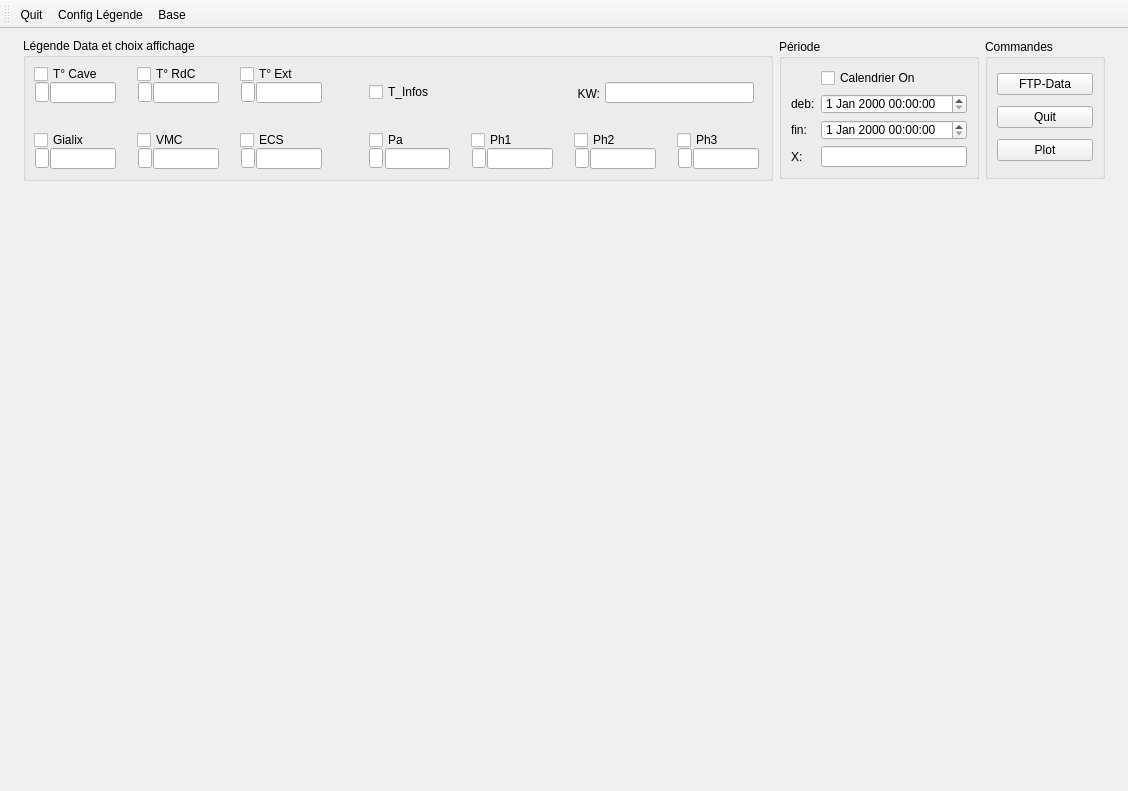
<?xml version="1.0" encoding="UTF-8"?>
<ui version="4.0">
 <class>MainWindow</class>
 <widget class="QMainWindow" name="MainWindow">
  <property name="geometry">
   <rect>
    <x>0</x>
    <y>0</y>
    <width>1128</width>
    <height>791</height>
   </rect>
  </property>
  <property name="windowTitle">
   <string>MainWindow</string>
  </property>
  <widget class="QWidget" name="centralwidget">
   <layout class="QGridLayout" name="gridLayout_4">
    <item row="0" column="0">
     <layout class="QGridLayout" name="main_gridLayout">
      <item row="0" column="0">
       <widget class="QGroupBox" name="groupBox">
        <property name="sizePolicy">
         <sizepolicy hsizetype="Minimum" vsizetype="Minimum">
          <horstretch>0</horstretch>
          <verstretch>0</verstretch>
         </sizepolicy>
        </property>
        <property name="minimumSize">
         <size>
          <width>750</width>
          <height>143</height>
         </size>
        </property>
        <property name="maximumSize">
         <size>
          <width>750</width>
          <height>143</height>
         </size>
        </property>
        <property name="title">
         <string>Légende Data et choix affichage</string>
        </property>
        <widget class="QCheckBox" name="cb_1w3">
         <property name="geometry">
          <rect>
           <x>217</x>
           <y>26</y>
           <width>62</width>
           <height>20</height>
          </rect>
         </property>
         <property name="text">
          <string>T° Ext</string>
         </property>
        </widget>
        <widget class="QCheckBox" name="cb_pa">
         <property name="geometry">
          <rect>
           <x>346</x>
           <y>92</y>
           <width>40</width>
           <height>20</height>
          </rect>
         </property>
         <property name="text">
          <string>Pa</string>
         </property>
        </widget>
        <widget class="QLineEdit" name="le_val_ph3">
         <property name="geometry">
          <rect>
           <x>670</x>
           <y>110</y>
           <width>66</width>
           <height>21</height>
          </rect>
         </property>
         <property name="readOnly">
          <bool>true</bool>
         </property>
        </widget>
        <widget class="QLineEdit" name="le_val_1w1">
         <property name="geometry">
          <rect>
           <x>27</x>
           <y>44</y>
           <width>66</width>
           <height>21</height>
          </rect>
         </property>
         <property name="readOnly">
          <bool>true</bool>
         </property>
        </widget>
        <widget class="QLineEdit" name="le_val_pa">
         <property name="geometry">
          <rect>
           <x>362</x>
           <y>110</y>
           <width>65</width>
           <height>21</height>
          </rect>
         </property>
         <property name="readOnly">
          <bool>true</bool>
         </property>
        </widget>
        <widget class="QCheckBox" name="cb_ph1">
         <property name="geometry">
          <rect>
           <x>448</x>
           <y>92</y>
           <width>47</width>
           <height>20</height>
          </rect>
         </property>
         <property name="text">
          <string>Ph1</string>
         </property>
        </widget>
        <widget class="QCheckBox" name="cb_pince1">
         <property name="geometry">
          <rect>
           <x>114</x>
           <y>92</y>
           <width>55</width>
           <height>20</height>
          </rect>
         </property>
         <property name="text">
          <string>VMC</string>
         </property>
        </widget>
        <widget class="QLineEdit" name="le_conso">
         <property name="geometry">
          <rect>
           <x>582</x>
           <y>44</y>
           <width>149</width>
           <height>21</height>
          </rect>
         </property>
         <property name="readOnly">
          <bool>true</bool>
         </property>
        </widget>
        <widget class="QLineEdit" name="le_pulse1">
         <property name="geometry">
          <rect>
           <x>12</x>
           <y>110</y>
           <width>14</width>
           <height>20</height>
          </rect>
         </property>
         <property name="sizePolicy">
          <sizepolicy hsizetype="Fixed" vsizetype="Fixed">
           <horstretch>0</horstretch>
           <verstretch>0</verstretch>
          </sizepolicy>
         </property>
         <property name="maximumSize">
          <size>
           <width>14</width>
           <height>20</height>
          </size>
         </property>
         <property name="readOnly">
          <bool>true</bool>
         </property>
        </widget>
        <widget class="QLineEdit" name="le_val_ph1">
         <property name="geometry">
          <rect>
           <x>464</x>
           <y>110</y>
           <width>66</width>
           <height>21</height>
          </rect>
         </property>
         <property name="readOnly">
          <bool>true</bool>
         </property>
        </widget>
        <widget class="QLineEdit" name="le_val_ph2">
         <property name="geometry">
          <rect>
           <x>567</x>
           <y>110</y>
           <width>66</width>
           <height>21</height>
          </rect>
         </property>
         <property name="readOnly">
          <bool>true</bool>
         </property>
        </widget>
        <widget class="QCheckBox" name="cb_ph3">
         <property name="geometry">
          <rect>
           <x>654</x>
           <y>92</y>
           <width>49</width>
           <height>20</height>
          </rect>
         </property>
         <property name="text">
          <string>Ph3</string>
         </property>
        </widget>
        <widget class="QCheckBox" name="cb_ph2">
         <property name="geometry">
          <rect>
           <x>551</x>
           <y>92</y>
           <width>49</width>
           <height>20</height>
          </rect>
         </property>
         <property name="text">
          <string>Ph2</string>
         </property>
        </widget>
        <widget class="QLabel" name="label_2">
         <property name="geometry">
          <rect>
           <x>552</x>
           <y>48</y>
           <width>25</width>
           <height>16</height>
          </rect>
         </property>
         <property name="text">
          <string>KW:</string>
         </property>
         <property name="alignment">
          <set>Qt::AlignmentFlag::AlignRight|Qt::AlignmentFlag::AlignTrailing|Qt::AlignmentFlag::AlignVCenter</set>
         </property>
        </widget>
        <widget class="QCheckBox" name="cb_pulse1">
         <property name="geometry">
          <rect>
           <x>11</x>
           <y>92</y>
           <width>58</width>
           <height>20</height>
          </rect>
         </property>
         <property name="text">
          <string>Gialix</string>
         </property>
        </widget>
        <widget class="QLineEdit" name="le_val_1w3">
         <property name="geometry">
          <rect>
           <x>233</x>
           <y>44</y>
           <width>66</width>
           <height>21</height>
          </rect>
         </property>
         <property name="text">
          <string/>
         </property>
         <property name="readOnly">
          <bool>true</bool>
         </property>
        </widget>
        <widget class="QLineEdit" name="le_val_pulse1">
         <property name="geometry">
          <rect>
           <x>27</x>
           <y>110</y>
           <width>66</width>
           <height>21</height>
          </rect>
         </property>
         <property name="readOnly">
          <bool>true</bool>
         </property>
        </widget>
        <widget class="QLineEdit" name="le_pince1">
         <property name="geometry">
          <rect>
           <x>115</x>
           <y>110</y>
           <width>14</width>
           <height>20</height>
          </rect>
         </property>
         <property name="sizePolicy">
          <sizepolicy hsizetype="Fixed" vsizetype="Fixed">
           <horstretch>0</horstretch>
           <verstretch>0</verstretch>
          </sizepolicy>
         </property>
         <property name="maximumSize">
          <size>
           <width>14</width>
           <height>20</height>
          </size>
         </property>
         <property name="readOnly">
          <bool>true</bool>
         </property>
        </widget>
        <widget class="QLineEdit" name="le_ph1">
         <property name="geometry">
          <rect>
           <x>449</x>
           <y>110</y>
           <width>14</width>
           <height>20</height>
          </rect>
         </property>
         <property name="sizePolicy">
          <sizepolicy hsizetype="Fixed" vsizetype="Fixed">
           <horstretch>0</horstretch>
           <verstretch>0</verstretch>
          </sizepolicy>
         </property>
         <property name="maximumSize">
          <size>
           <width>14</width>
           <height>20</height>
          </size>
         </property>
         <property name="readOnly">
          <bool>true</bool>
         </property>
        </widget>
        <widget class="QLineEdit" name="le_1w2">
         <property name="geometry">
          <rect>
           <x>115</x>
           <y>44</y>
           <width>14</width>
           <height>20</height>
          </rect>
         </property>
         <property name="sizePolicy">
          <sizepolicy hsizetype="Fixed" vsizetype="Fixed">
           <horstretch>0</horstretch>
           <verstretch>0</verstretch>
          </sizepolicy>
         </property>
         <property name="maximumSize">
          <size>
           <width>14</width>
           <height>20</height>
          </size>
         </property>
         <property name="readOnly">
          <bool>true</bool>
         </property>
        </widget>
        <widget class="QLineEdit" name="le_val_1w2">
         <property name="geometry">
          <rect>
           <x>130</x>
           <y>44</y>
           <width>66</width>
           <height>21</height>
          </rect>
         </property>
         <property name="readOnly">
          <bool>true</bool>
         </property>
        </widget>
        <widget class="QLineEdit" name="le_1w3">
         <property name="geometry">
          <rect>
           <x>218</x>
           <y>44</y>
           <width>14</width>
           <height>20</height>
          </rect>
         </property>
         <property name="sizePolicy">
          <sizepolicy hsizetype="Fixed" vsizetype="Fixed">
           <horstretch>0</horstretch>
           <verstretch>0</verstretch>
          </sizepolicy>
         </property>
         <property name="maximumSize">
          <size>
           <width>14</width>
           <height>20</height>
          </size>
         </property>
         <property name="readOnly">
          <bool>true</bool>
         </property>
        </widget>
        <widget class="QLineEdit" name="le_1w1">
         <property name="geometry">
          <rect>
           <x>12</x>
           <y>44</y>
           <width>14</width>
           <height>20</height>
          </rect>
         </property>
         <property name="sizePolicy">
          <sizepolicy hsizetype="Fixed" vsizetype="Fixed">
           <horstretch>0</horstretch>
           <verstretch>0</verstretch>
          </sizepolicy>
         </property>
         <property name="maximumSize">
          <size>
           <width>14</width>
           <height>20</height>
          </size>
         </property>
         <property name="readOnly">
          <bool>true</bool>
         </property>
        </widget>
        <widget class="QLineEdit" name="le_ph3">
         <property name="geometry">
          <rect>
           <x>655</x>
           <y>110</y>
           <width>14</width>
           <height>20</height>
          </rect>
         </property>
         <property name="sizePolicy">
          <sizepolicy hsizetype="Fixed" vsizetype="Fixed">
           <horstretch>0</horstretch>
           <verstretch>0</verstretch>
          </sizepolicy>
         </property>
         <property name="maximumSize">
          <size>
           <width>14</width>
           <height>20</height>
          </size>
         </property>
         <property name="readOnly">
          <bool>true</bool>
         </property>
        </widget>
        <widget class="QLineEdit" name="le_pince2">
         <property name="geometry">
          <rect>
           <x>218</x>
           <y>110</y>
           <width>14</width>
           <height>20</height>
          </rect>
         </property>
         <property name="sizePolicy">
          <sizepolicy hsizetype="Fixed" vsizetype="Fixed">
           <horstretch>0</horstretch>
           <verstretch>0</verstretch>
          </sizepolicy>
         </property>
         <property name="maximumSize">
          <size>
           <width>14</width>
           <height>20</height>
          </size>
         </property>
         <property name="readOnly">
          <bool>true</bool>
         </property>
        </widget>
        <widget class="QLineEdit" name="le_val_pince1">
         <property name="geometry">
          <rect>
           <x>130</x>
           <y>110</y>
           <width>66</width>
           <height>21</height>
          </rect>
         </property>
         <property name="readOnly">
          <bool>true</bool>
         </property>
        </widget>
        <widget class="QCheckBox" name="cb_pince2">
         <property name="geometry">
          <rect>
           <x>217</x>
           <y>92</y>
           <width>51</width>
           <height>20</height>
          </rect>
         </property>
         <property name="text">
          <string>ECS</string>
         </property>
        </widget>
        <widget class="QLineEdit" name="le_ph2">
         <property name="geometry">
          <rect>
           <x>552</x>
           <y>110</y>
           <width>14</width>
           <height>20</height>
          </rect>
         </property>
         <property name="sizePolicy">
          <sizepolicy hsizetype="Fixed" vsizetype="Fixed">
           <horstretch>0</horstretch>
           <verstretch>0</verstretch>
          </sizepolicy>
         </property>
         <property name="maximumSize">
          <size>
           <width>14</width>
           <height>20</height>
          </size>
         </property>
         <property name="readOnly">
          <bool>true</bool>
         </property>
        </widget>
        <widget class="QLineEdit" name="le_val_pince2">
         <property name="geometry">
          <rect>
           <x>233</x>
           <y>110</y>
           <width>66</width>
           <height>21</height>
          </rect>
         </property>
         <property name="readOnly">
          <bool>true</bool>
         </property>
        </widget>
        <widget class="QCheckBox" name="cb_base">
         <property name="geometry">
          <rect>
           <x>346</x>
           <y>44</y>
           <width>70</width>
           <height>20</height>
          </rect>
         </property>
         <property name="text">
          <string>T_Infos</string>
         </property>
        </widget>
        <widget class="QCheckBox" name="cb_1w2">
         <property name="geometry">
          <rect>
           <x>114</x>
           <y>26</y>
           <width>69</width>
           <height>20</height>
          </rect>
         </property>
         <property name="text">
          <string>T° RdC</string>
         </property>
        </widget>
        <widget class="QLineEdit" name="le_pa">
         <property name="geometry">
          <rect>
           <x>346</x>
           <y>110</y>
           <width>14</width>
           <height>20</height>
          </rect>
         </property>
         <property name="sizePolicy">
          <sizepolicy hsizetype="Fixed" vsizetype="Fixed">
           <horstretch>0</horstretch>
           <verstretch>0</verstretch>
          </sizepolicy>
         </property>
         <property name="maximumSize">
          <size>
           <width>14</width>
           <height>20</height>
          </size>
         </property>
         <property name="readOnly">
          <bool>true</bool>
         </property>
        </widget>
        <widget class="QCheckBox" name="cb_1w1">
         <property name="geometry">
          <rect>
           <x>11</x>
           <y>26</y>
           <width>73</width>
           <height>20</height>
          </rect>
         </property>
         <property name="text">
          <string>T° Cave</string>
         </property>
        </widget>
       </widget>
      </item>
      <item row="0" column="2">
       <widget class="QGroupBox" name="groupBox_3">
        <property name="sizePolicy">
         <sizepolicy hsizetype="Minimum" vsizetype="Minimum">
          <horstretch>0</horstretch>
          <verstretch>0</verstretch>
         </sizepolicy>
        </property>
        <property name="minimumSize">
         <size>
          <width>120</width>
          <height>140</height>
         </size>
        </property>
        <property name="maximumSize">
         <size>
          <width>120</width>
          <height>140</height>
         </size>
        </property>
        <property name="title">
         <string>Commandes</string>
        </property>
        <layout class="QVBoxLayout" name="verticalLayout">
         <item>
          <widget class="QPushButton" name="btn_ftp">
           <property name="text">
            <string>FTP-Data</string>
           </property>
          </widget>
         </item>
         <item>
          <widget class="QPushButton" name="btn_quit">
           <property name="text">
            <string>Quit</string>
           </property>
          </widget>
         </item>
         <item>
          <widget class="QPushButton" name="btn_plot">
           <property name="text">
            <string>Plot</string>
           </property>
          </widget>
         </item>
        </layout>
       </widget>
      </item>
      <item row="0" column="1">
       <widget class="QGroupBox" name="groupBox_2">
        <property name="sizePolicy">
         <sizepolicy hsizetype="Minimum" vsizetype="Minimum">
          <horstretch>0</horstretch>
          <verstretch>0</verstretch>
         </sizepolicy>
        </property>
        <property name="minimumSize">
         <size>
          <width>200</width>
          <height>140</height>
         </size>
        </property>
        <property name="maximumSize">
         <size>
          <width>200</width>
          <height>140</height>
         </size>
        </property>
        <property name="title">
         <string>Période</string>
        </property>
        <layout class="QGridLayout" name="gridLayout_2">
         <item row="2" column="1">
          <widget class="QDateTimeEdit" name="dt_fin"/>
         </item>
         <item row="2" column="0">
          <widget class="QLabel" name="label_3">
           <property name="text">
            <string>fin:</string>
           </property>
          </widget>
         </item>
         <item row="3" column="0">
          <widget class="QLabel" name="label_4">
           <property name="text">
            <string>X:</string>
           </property>
          </widget>
         </item>
         <item row="3" column="1">
          <widget class="QLineEdit" name="le_base"/>
         </item>
         <item row="1" column="1">
          <widget class="QDateTimeEdit" name="dt_deb"/>
         </item>
         <item row="0" column="1">
          <widget class="QCheckBox" name="cb_calendrier">
           <property name="text">
            <string>Calendrier On</string>
           </property>
          </widget>
         </item>
         <item row="1" column="0">
          <widget class="QLabel" name="label">
           <property name="text">
            <string>deb:</string>
           </property>
          </widget>
         </item>
        </layout>
       </widget>
      </item>
      <item row="1" column="0">
       <spacer name="verticalSpacer_2">
        <property name="orientation">
         <enum>Qt::Orientation::Vertical</enum>
        </property>
        <property name="sizeHint" stdset="0">
         <size>
          <width>20</width>
          <height>40</height>
         </size>
        </property>
       </spacer>
      </item>
     </layout>
    </item>
   </layout>
  </widget>
  <widget class="QToolBar" name="toolBar">
   <property name="windowTitle">
    <string>toolBar</string>
   </property>
   <attribute name="toolBarArea">
    <enum>TopToolBarArea</enum>
   </attribute>
   <attribute name="toolBarBreak">
    <bool>false</bool>
   </attribute>
   <addaction name="actionQuit"/>
   <addaction name="actionConfig_Legende"/>
   <addaction name="actionactionBase"/>
  </widget>
  <action name="actionQuit">
   <property name="text">
    <string>Quit</string>
   </property>
   <property name="shortcut">
    <string>Ctrl+Q</string>
   </property>
  </action>
  <action name="actionConfig_Legende">
   <property name="text">
    <string>Config Légende</string>
   </property>
   <property name="toolTip">
    <string>Config Legende</string>
   </property>
   <property name="shortcut">
    <string>Ctrl+L</string>
   </property>
  </action>
  <action name="actionactionBase">
   <property name="text">
    <string>Base</string>
   </property>
   <property name="shortcut">
    <string>Ctrl+B</string>
   </property>
   <property name="menuRole">
    <enum>QAction::MenuRole::NoRole</enum>
   </property>
  </action>
 </widget>
 <resources/>
 <connections/>
</ui>
